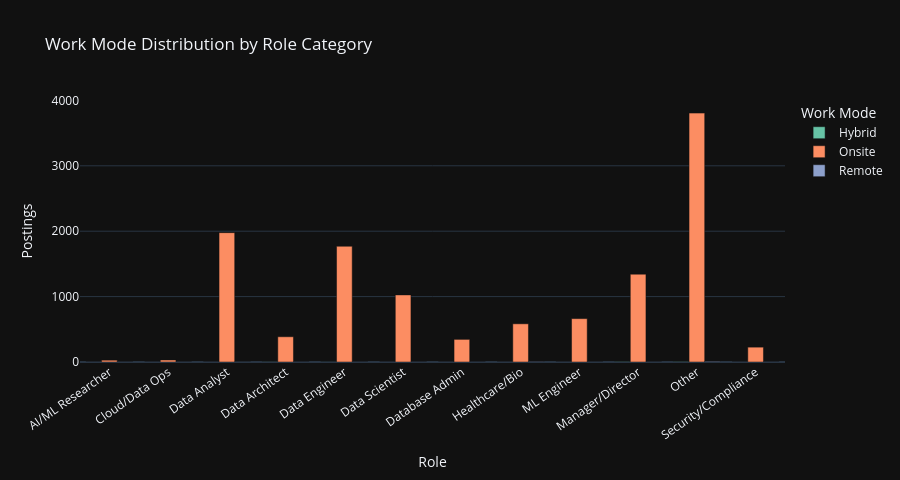

Notebook source saved alongside this figure:
### Markdown cell above
## 6. Outsourcing & Remote Work Analysis

### Code cell
remote_map = {
    'Remote'    : 'Remote',
    'Onsite'    : 'Onsite',
    'Hybrid'    : 'Hybrid',
    'Contract'  : 'Contract',
    'Part-time' : 'Part-time',
}
df['work_mode'] = df['job_type'].map(remote_map).fillna('Other')

mode_role = df.groupby(['work_mode', 'role_category']).size().unstack(fill_value=0)

fig = px.bar(
    mode_role.T.reset_index().melt(id_vars='role_category'),
    x='role_category', y='value', color='work_mode',
    barmode='group',
    title='Work Mode Distribution by Role Category',
    template=PLOTLY_TEMPLATE,
    labels={'value': 'Postings', 'role_category': 'Role', 'work_mode': 'Work Mode'},
    color_discrete_sequence=px.colors.qualitative.Set2
)
fig.update_layout(xaxis_tickangle=-35, height=480)
save_plotly(fig, '02_work_mode_by_role')
fig.show()

### Figure 1 — Plotly figure (JSON) as saved in the notebook; plotly's stock layout.template omitted (floating-point values rounded to 4 significant figures)
{"data": [{"alignmentgroup": "True", "hovertemplate": "Work Mode=Hybrid<br>Role=%{x}<br>Postings=%{y}<extra></extra>", "legendgroup": "Hybrid", "marker": {"color": "rgb(102,194,165)", "pattern": {"shape": ""}}, "name": "Hybrid", "offsetgroup": "Hybrid", "orientation": "v", "showlegend": true, "textposition": "auto", "type": "bar", "x": ["AI/ML Researcher", "Cloud/Data Ops", "Data Analyst", "Data Architect", "Data Engineer", "Data Scientist", "Database Admin", "Healthcare/Bio", "ML Engineer", "Manager/Director", "Other", "Security/Compliance"], "xaxis": "x", "y": [0, 0, 0, 2, 1, 0, 0, 0, 0, 4, 4, 0], "yaxis": "y"}, {"alignmentgroup": "True", "hovertemplate": "Work Mode=Onsite<br>Role=%{x}<br>Postings=%{y}<extra></extra>", "legendgroup": "Onsite", "marker": {"color": "rgb(252,141,98)", "pattern": {"shape": ""}}, "name": "Onsite", "offsetgroup": "Onsite", "orientation": "v", "showlegend": true, "textposition": "auto", "type": "bar", "x": ["AI/ML Researcher", "Cloud/Data Ops", "Data Analyst", "Data Architect", "Data Engineer", "Data Scientist", "Database Admin", "Healthcare/Bio", "ML Engineer", "Manager/Director", "Other", "Security/Compliance"], "xaxis": "x", "y": [28, 31, 1978, 386, 1770, 1026, 346, 584, 663, 1343, 3806, 227], "yaxis": "y"}, {"alignmentgroup": "True", "hovertemplate": "Work Mode=Remote<br>Role=%{x}<br>Postings=%{y}<extra></extra>", "legendgroup": "Remote", "marker": {"color": "rgb(141,160,203)", "pattern": {"shape": ""}}, "name": "Remote", "offsetgroup": "Remote", "orientation": "v", "showlegend": true, "textposition": "auto", "type": "bar", "x": ["AI/ML Researcher", "Cloud/Data Ops", "Data Analyst", "Data Architect", "Data Engineer", "Data Scientist", "Database Admin", "Healthcare/Bio", "ML Engineer", "Manager/Director", "Other", "Security/Compliance"], "xaxis": "x", "y": [0, 0, 1, 0, 0, 0, 0, 7, 0, 0, 10, 0], "yaxis": "y"}], "layout": {"barmode": "group", "height": 480, "legend": {"title": {"text": "Work Mode"}, "tracegroupgap": 0}, "title": {"text": "Work Mode Distribution by Role Category"}, "xaxis": {"anchor": "y", "domain": [0.0, 1.0], "tickangle": -35, "title": {"text": "Role"}}, "yaxis": {"anchor": "x", "domain": [0.0, 1.0], "title": {"text": "Postings"}}}}
